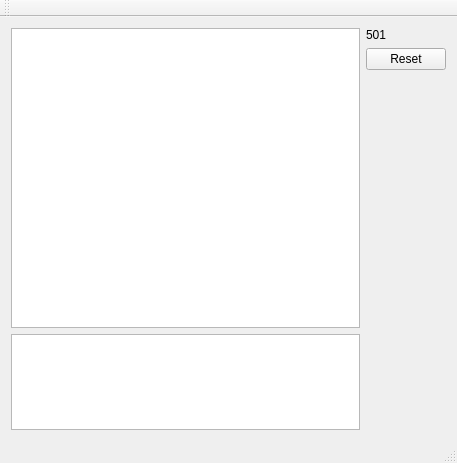
<?xml version="1.0" encoding="UTF-8"?>
<ui version="4.0">
 <class>Darts</class>
 <widget class="QMainWindow" name="Darts">
  <property name="geometry">
   <rect>
    <x>0</x>
    <y>0</y>
    <width>457</width>
    <height>463</height>
   </rect>
  </property>
  <property name="windowTitle">
   <string>Darts</string>
  </property>
  <widget class="QWidget" name="centralWidget">
   <layout class="QHBoxLayout" name="horizontalLayout_3">
    <item>
     <layout class="QVBoxLayout" name="vert">
      <property name="sizeConstraint">
       <enum>QLayout::SetDefaultConstraint</enum>
      </property>
      <item>
       <widget class="QGraphicsView" name="dartBoard">
        <property name="minimumSize">
         <size>
          <width>300</width>
          <height>300</height>
         </size>
        </property>
        <property name="autoFillBackground">
         <bool>true</bool>
        </property>
       </widget>
      </item>
      <item>
       <widget class="QListWidget" name="listWidget"/>
      </item>
     </layout>
    </item>
    <item>
     <layout class="QVBoxLayout" name="Sidebar">
      <item>
       <widget class="QLabel" name="label">
        <property name="styleSheet">
         <string notr="true">font: 24pt &quot;Helvetica Neue&quot;; align: center;</string>
        </property>
        <property name="text">
         <string>501</string>
        </property>
        <property name="textFormat">
         <enum>Qt::RichText</enum>
        </property>
       </widget>
      </item>
      <item>
       <widget class="QPushButton" name="pushButton">
        <property name="text">
         <string>Reset</string>
        </property>
       </widget>
      </item>
      <item>
       <spacer name="verticalSpacer">
        <property name="orientation">
         <enum>Qt::Vertical</enum>
        </property>
        <property name="sizeHint" stdset="0">
         <size>
          <width>20</width>
          <height>40</height>
         </size>
        </property>
       </spacer>
      </item>
     </layout>
    </item>
   </layout>
  </widget>
  <widget class="QMenuBar" name="menuBar">
   <property name="geometry">
    <rect>
     <x>0</x>
     <y>0</y>
     <width>457</width>
     <height>22</height>
    </rect>
   </property>
  </widget>
  <widget class="QToolBar" name="mainToolBar">
   <attribute name="toolBarArea">
    <enum>TopToolBarArea</enum>
   </attribute>
   <attribute name="toolBarBreak">
    <bool>false</bool>
   </attribute>
  </widget>
  <widget class="QStatusBar" name="statusBar"/>
 </widget>
 <layoutdefault spacing="6" margin="11"/>
 <resources/>
 <connections/>
</ui>
